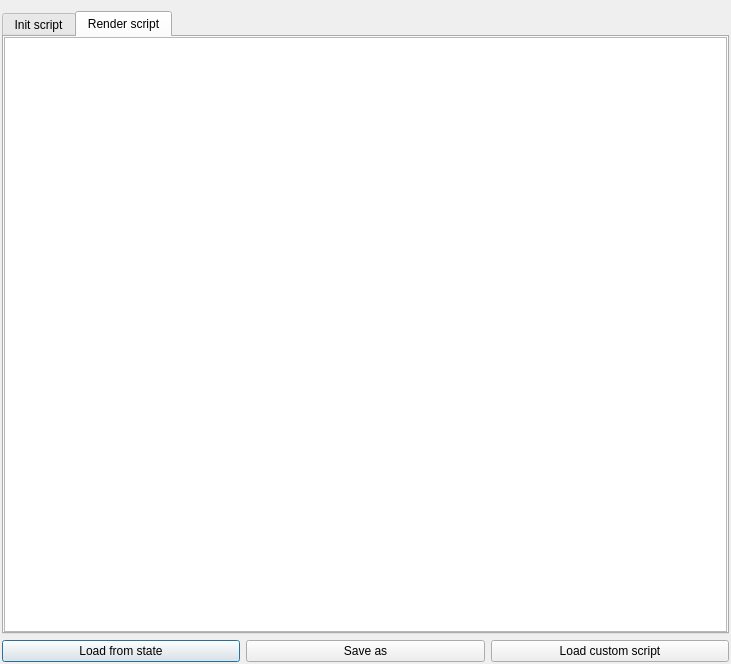
<?xml version="1.0" encoding="UTF-8"?>
<ui version="4.0">
 <class>ParticleScriptDialog</class>
 <widget class="QDialog" name="ParticleScriptDialog">
  <property name="geometry">
   <rect>
    <x>0</x>
    <y>0</y>
    <width>731</width>
    <height>664</height>
   </rect>
  </property>
  <property name="windowTitle">
   <string>Dialog</string>
  </property>
  <layout class="QVBoxLayout" name="verticalLayout">
   <property name="leftMargin">
    <number>2</number>
   </property>
   <property name="rightMargin">
    <number>2</number>
   </property>
   <property name="bottomMargin">
    <number>2</number>
   </property>
   <item>
    <widget class="QTabWidget" name="tabWidget">
     <property name="currentIndex">
      <number>1</number>
     </property>
     <widget class="QWidget" name="tabInit">
      <attribute name="title">
       <string>Init script</string>
      </attribute>
      <layout class="QVBoxLayout" name="verticalLayout_3">
       <property name="margin">
        <number>0</number>
       </property>
       <item>
        <widget class="ParticleScriptEditor" name="initScript">
         <property name="font">
          <font>
           <family>Menlo</family>
           <pointsize>12</pointsize>
          </font>
         </property>
        </widget>
       </item>
      </layout>
     </widget>
     <widget class="QWidget" name="tabRender">
      <attribute name="title">
       <string>Render script</string>
      </attribute>
      <layout class="QVBoxLayout" name="verticalLayout_4">
       <property name="margin">
        <number>0</number>
       </property>
       <item>
        <widget class="ParticleScriptEditor" name="renderScript">
         <property name="font">
          <font>
           <family>Menlo</family>
           <pointsize>12</pointsize>
          </font>
         </property>
        </widget>
       </item>
      </layout>
     </widget>
    </widget>
   </item>
   <item>
    <layout class="QGridLayout" name="gridLayout">
     <item row="0" column="0">
      <widget class="QPushButton" name="btnLoad">
       <property name="text">
        <string>Load from state</string>
       </property>
      </widget>
     </item>
     <item row="0" column="2">
      <widget class="QPushButton" name="btnLoadState">
       <property name="text">
        <string>Load custom script</string>
       </property>
      </widget>
     </item>
     <item row="0" column="1">
      <widget class="QPushButton" name="btnSaveAs">
       <property name="text">
        <string>Save as</string>
       </property>
      </widget>
     </item>
    </layout>
   </item>
  </layout>
 </widget>
 <customwidgets>
  <customwidget>
   <class>ParticleScriptEditor</class>
   <extends>QPlainTextEdit</extends>
   <header>widgets/particlescripteditor</header>
  </customwidget>
 </customwidgets>
 <resources/>
 <connections/>
</ui>
